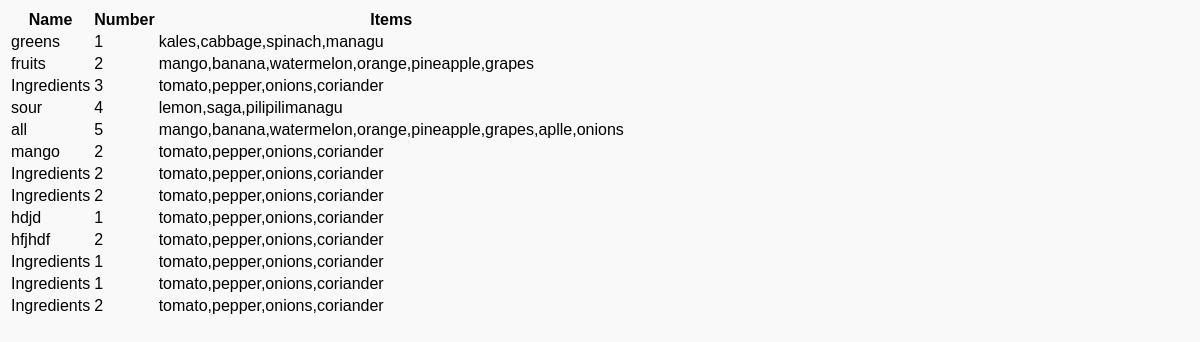
Screenshot of /basket/basket/list with the database file from the repository.
### basket/models.py (models this page shows)
class Basket(models.Model):
     basket_name=models.CharField(max_length=30)
     basket_number=models.IntegerField()
     items_baskets=models.CharField(max_length=500)
     created_at=models.DateTimeField(auto_now_add=True)
     updated_at=models.DateTimeField(auto_now=True)

### basket/views.py (the view)
# urls.py: path("basket/list",basket_list,name="basket_list_view"),
def basket_list(request):
    baskets = Basket.objects.all()
    return render(request, 'basket/basket_list.html', {'baskets': baskets})

### templates/basket/basket_list.html (shortened to what this page needs)
<!DOCTYPE html>
<html lang="en">
<head>
    {% load static %}
    <link rel="stylesheet" href="{% static 'CSS/product-list.css' %}">
</head>
<body>
     <table >
        <thead >
            <tr>
                <th >Name</th>
                <th >Number</th>
                <th >Items</th>
            </tr>
        </thead>
        <tbody>
            {% for basket in baskets %}
            <tr>
                <td >{{ basket.basket_name }}</td>
                <td >{{ basket.basket_number }}</td>
                <td >{{ basket.items_baskets}}</td>
            </tr>
            {%endfor%}
        </tbody>
    </table>
</body>
</html>

### inventory/static/CSS/product-list.css (style rules this page uses)
body { font-family: Arial, sans-serif; background-color: #f9f9f9; }

### rows the page displays
Basket: basket_name "greens", basket_number "1", items_baskets "kales,cabbage,spinach,managu"
Basket: basket_name "fruits", basket_number "2", items_baskets "mango,banana,watermelon,orange,pineapple,grapes"
Basket: basket_name "Ingredients", basket_number "3", items_baskets "tomato,pepper,onions,coriander"
Basket: basket_name "sour", basket_number "4", items_baskets "lemon,saga,pilipilimanagu"
Basket: basket_name "all", basket_number "5", items_baskets "mango,banana,watermelon,orange,pineapple,grapes,aplle,onions"
Basket: basket_name "mango", basket_number "2", items_baskets "tomato,pepper,onions,coriander"
Basket: basket_name "Ingredients", basket_number "2", items_baskets "tomato,pepper,onions,coriander"
Basket: basket_name "Ingredients", basket_number "2", items_baskets "tomato,pepper,onions,coriander"
Basket: basket_name "hdjd", basket_number "1", items_baskets "tomato,pepper,onions,coriander"
Basket: basket_name "hfjhdf", basket_number "2", items_baskets "tomato,pepper,onions,coriander"
Basket: basket_name "Ingredients", basket_number "1", items_baskets "tomato,pepper,onions,coriander"
Basket: basket_name "Ingredients", basket_number "1", items_baskets "tomato,pepper,onions,coriander"
Basket: basket_name "Ingredients", basket_number "2", items_baskets "tomato,pepper,onions,coriander"
